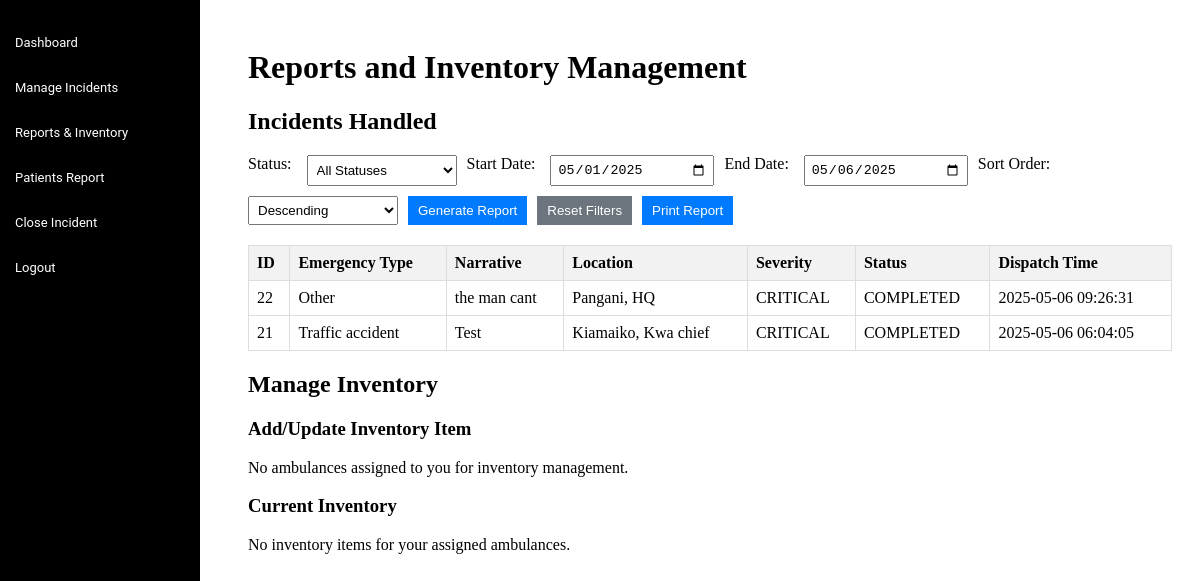
The app's page /paramedic/reports.php (signed in) with its own data.
### tables this page shows
CREATE TABLE `dispatches` (
  `id` int(11) NOT NULL,
  `incident_id` int(11) DEFAULT NULL,
  `ambulance_id` int(11) DEFAULT NULL,
  `paramedic_id` int(11) DEFAULT NULL,
  `dispatch_time` timestamp NOT NULL DEFAULT current_timestamp(),
  `acknowledgment_time` timestamp NULL DEFAULT NULL,
  `completion_time` timestamp NULL DEFAULT NULL,
  `status` enum('PENDING','ACKNOWLEDGED','COMPLETED','CANCELLED') DEFAULT 'PENDING',
  `driver_id` int(11) DEFAULT NULL
);

CREATE TABLE `incidents` (
  `id` int(11) NOT NULL,
  `narrative` text NOT NULL,
  `location` varchar(255) NOT NULL,
  `severity` enum('LOW','MEDIUM','HIGH','CRITICAL') NOT NULL,
  `type` varchar(100) NOT NULL,
  `status` enum('UNVERIFIED','ASSIGNED','CLOSED') DEFAULT NULL,
  `created_at` timestamp NOT NULL DEFAULT current_timestamp(),
  `dispatcher_id` int(11) DEFAULT NULL,
  `reporter_name` varchar(100) DEFAULT NULL,
  `emergency_type` varchar(50) DEFAULT NULL,
  `contact_phone` varchar(20) DEFAULT NULL,
  `ambulance_id` int(11) DEFAULT NULL,
  `submitted_at` datetime DEFAULT current_timestamp(),
  `verified_at` datetime DEFAULT NULL,
  `assigned_at` datetime DEFAULT NULL,
  `closed_at` datetime DEFAULT NULL,
  `assigned_by` varchar(50) DEFAULT NULL
);

### paramedic/reports.php (the view, shortened to what this page needs)
<?php
include '../includes/db_connect.php';
$user_id = $_SESSION['user_id'];
$start_date = isset($_POST['start_date']) ? $_POST['start_date'] : '2025-05-01';
$end_date = isset($_POST['end_date']) ? $_POST['end_date'] : '2025-05-06';
$sort_order = isset($_POST['sort_order']) ? $_POST['sort_order'] : 'DESC';
$incident_query = "SELECT i.id, i.narrative, i.location, i.severity, i.emergency_type, d.status, d.dispatch_time
                  FROM dispatches d
                  JOIN incidents i ON d.incident_id = i.id
                  WHERE d.paramedic_id = $user_id";
if ($start_date && $end_date) {
    $incident_query .= " AND d.dispatch_time BETWEEN '$start_date 00:00:00' AND '$end_date 23:59:59'";
}
$incident_query .= " ORDER BY d.dispatch_time $sort_order";
$incident_result = mysqli_query($conn, $incident_query);
$ambulance_query = "SELECT DISTINCT a.id, a.vehicle_number
                   FROM ambulances a
                   JOIN dispatches d ON a.id = d.ambulance_id
                   WHERE d.paramedic_id = $user_id AND d.status = 'PENDING'";
$ambulances_result = mysqli_query($conn, $ambulance_query);
$inventory_query = "SELECT ai.*, a.vehicle_number
                    FROM ambulance_inventory ai
                    JOIN dispatches d ON ai.ambulance_id = d.ambulance_id
                    JOIN ambulances a ON ai.ambulance_id = a.id
                    WHERE d.paramedic_id = $user_id AND d.status = 'PENDING'";
$inventory_result = mysqli_query($conn, $inventory_query);
?>
<!DOCTYPE html>
<html lang="en">
<head>
</head>
<body>
    <?php include 'includes/sidebar.php'; ?>
    <div class="content">
        <h1>Reports and Inventory Management</h1>
        <h2>Incidents Handled</h2>
        <form method="POST" action="" class="filter-form">
            <div class="filter-section">
                <label for="status_filter">Status:</label>
                <select id="status_filter" name="status_filter">
                    <option value="">All Statuses</option>
                </select>
                <label for="start_date">Start Date:</label>
                <input type="date" id="start_date" name="start_date" value="<?php echo htmlspecialchars($start_date); ?>">
                <label for="end_date">End Date:</label>
                <input type="date" id="end_date" name="end_date" value="<?php echo htmlspecialchars($end_date); ?>">
                <label for="sort_order">Sort Order:</label>
                <select id="sort_order" name="sort_order">
                    <option value="DESC" <?php if ($sort_order == 'DESC') echo 'selected'; ?>>Descending</option>
                </select>
                <button type="submit" class="generate-btn">Generate Report</button>
                <button type="button" class="reset-btn" onclick="resetFilters()">Reset Filters</button>
                <button type="button" class="print-btn" onclick="printReport()">Print Report</button>
            </div>
        </form>
        <?php if (isset($error) || !$incident_result) { ?>
            <p>No incidents available or an error occurred.</p>
        <?php } else { ?>
        <table id="incidents-table">
            <tr>
                <th>ID</th>
                <th>Emergency Type</th>
                <th>Narrative</th>
                <th>Location</th>
                <th>Severity</th>
                <th>Status</th>
                <th>Dispatch Time</th>
            </tr>
            <?php while ($row = mysqli_fetch_assoc($incident_result)) { ?>
                <tr>
                    <td><?php echo $row['id']; ?></td>
                    <td><?php echo htmlspecialchars($row['emergency_type'] ?? 'N/A'); ?></td>
                    <td><?php echo htmlspecialchars($row['narrative']); ?></td>
                    <td><?php echo htmlspecialchars($row['location']); ?></td>
                    <td><?php echo $row['severity']; ?></td>
                    <td><?php echo $row['status']; ?></td>
                    <td><?php echo $row['dispatch_time']; ?></td>
                </tr>
            <?php } ?>
        </table>
        <?php } ?>
        <h2>Manage Inventory</h2>
        <h3>Add/Update Inventory Item</h3>
        <?php if (mysqli_num_rows($ambulances_result) > 0) { ?>
            <form method="POST" action="">
                <label for="ambulance_id">Ambulance:</label>
                <select id="ambulance_id" name="ambulance_id" required>
                    <option value="">Select Ambulance</option>
                    <?php
                    mysqli_data_seek($ambulances_result, 0);
                    while ($ambulance = mysqli_fetch_assoc($ambulances_result)) {
                    ?>
                        <option value="<?php echo $ambulance['id']; ?>">
                            <?php echo htmlspecialchars($ambulance['vehicle_number']); ?>
                        </option>
                    <?php } ?>
                </select>
                <label for="item_name">Item Name:</label>
                <input type="text" id="item_name" name="item_name" required>
                <label for="quantity">Quantity:</label>
                <input type="number" id="quantity" name="quantity" min="0" required>
                <input type="submit" name="update_inventory" value="Add Item">
            </form>
        <?php } else { ?>
            <p>No ambulances assigned to you for inventory management.</p>
        <?php } ?>
        <h3>Current Inventory</h3>
        <?php if (mysqli_num_rows($inventory_result) > 0) { ?>
        <table>
            <tr>
                <th>ID</th>
                <th>Ambulance</th>
                <th>Item Name</th>
                <th>Quantity</th>
                <th>Status</th>
                <th>Last Updated</th>
                <th>Actions</th>
            </tr>
            <?php while ($row = mysqli_fetch_assoc($inventory_result)) { ?>
                <tr>
                    <td><?php echo $row['id']; ?></td>
                    <td><?php echo htmlspecialchars($row['vehicle_number']); ?></td>
                    <td><?php echo htmlspecialchars($row['item_name']); ?></td>
                    <td><?php echo $row['quantity']; ?></td>
                    <td><?php echo $row['status']; ?></td>
                    <td><?php echo $row['last_updated']; ?></td>
                    <td>
                        <a href="javascript:void(0);" onclick="toggleEditForm(<?php echo $row['id']; ?>)">Edit</a>
                    </td>
                </tr>
                <tr>
                    <td colspan="7">
                        <div id="edit-form-<?php echo $row['id']; ?>" class="edit-form">
                            <form method="POST" action="">
                                <input type="hidden" name="inventory_id" value="<?php echo $row['id']; ?>">
                                <label for="ambulance_id_<?php echo $row['id']; ?>">Ambulance:</label>
                                <select id="ambulance_id_<?php echo $row['id']; ?>" name="ambulance_id" required>
                                    <option value="">Select Ambulance</option>
                                    <?php
                                    mysqli_data_seek($ambulances_result, 0);
                                    while ($ambulance = mysqli_fetch_assoc($ambulances_result)) {
                                    ?>
                                        <option value="<?php echo $ambulance['id']; ?>" <?php if ($ambulance['id'] == $row['ambulance_id']) echo 'selected'; ?>>
                                            <?php echo htmlspecialchars($ambulance['vehicle_number']); ?>
                                        </option>
                                    <?php } ?>
                                </select>
                                <label for="item_name_<?php echo $row['id']; ?>">Item Name:</label>
                                <input type="text" id="item_name_<?php echo $row['id']; ?>" name="item_name" value="<?php echo htmlspecialchars($row['item_name']); ?>" required>
                                <label for="quantity_<?php echo $row['id']; ?>">Quantity:</label>
                                <input type="number" id="quantity_<?php echo $row['id']; ?>" name="quantity" value="<?php echo $row['quantity']; ?>" min="0" required>
                                <input type="submit" name="update_inventory" value="Update">
                            </form>
                        </div>
                    </td>
                </tr>
            <?php } ?>
        </table>
        <?php } else { ?>
            <p>No inventory items for your assigned ambulances.</p>
        <?php } ?>
    </div>
</body>
</html>

### paramedic/reports.php (style rules this page uses)
.content { margin-left: 220px; padding: 20px; }
.filter-section { display: flex; gap: 10px; margin-bottom: 20px; flex-wrap: wrap; }
.filter-section label { margin-right: 5px; }
.filter-section select, .filter-section input[type="date"] { padding: 5px; width: 150px; }
.filter-section button { padding: 5px 10px; cursor: pointer; }
.filter-section .generate-btn { background-color: #007bff; color: white; border: none; }
.filter-section .reset-btn { background-color: #6c757d; color: white; border: none; }
.filter-section .print-btn { background-color: #007bff; color: white; border: none; }
table { width: 100%; border-collapse: collapse; }
th, td { border: 1px solid #ddd; padding: 8px; text-align: left; }
th { background-color: #f2f2f2; }

### paramedic/includes/sidebar.php (style rules this page uses)
.content { margin-left: 220px; padding: 20px; }

### records on screen
dispatches: incident "22", incident.emergency_type "Other", incident.narrative "the man cant", incident.location "Pangani, HQ", incident.severity "CRITICAL", status "COMPLETED", dispatch_time "2025-05-06 09:26:31"
dispatches: incident "21", incident.emergency_type "Traffic accident", incident.narrative "Test", incident.location "Kiamaiko, Kwa chief", incident.severity "CRITICAL", status "COMPLETED", dispatch_time "2025-05-06 06:04:05"
